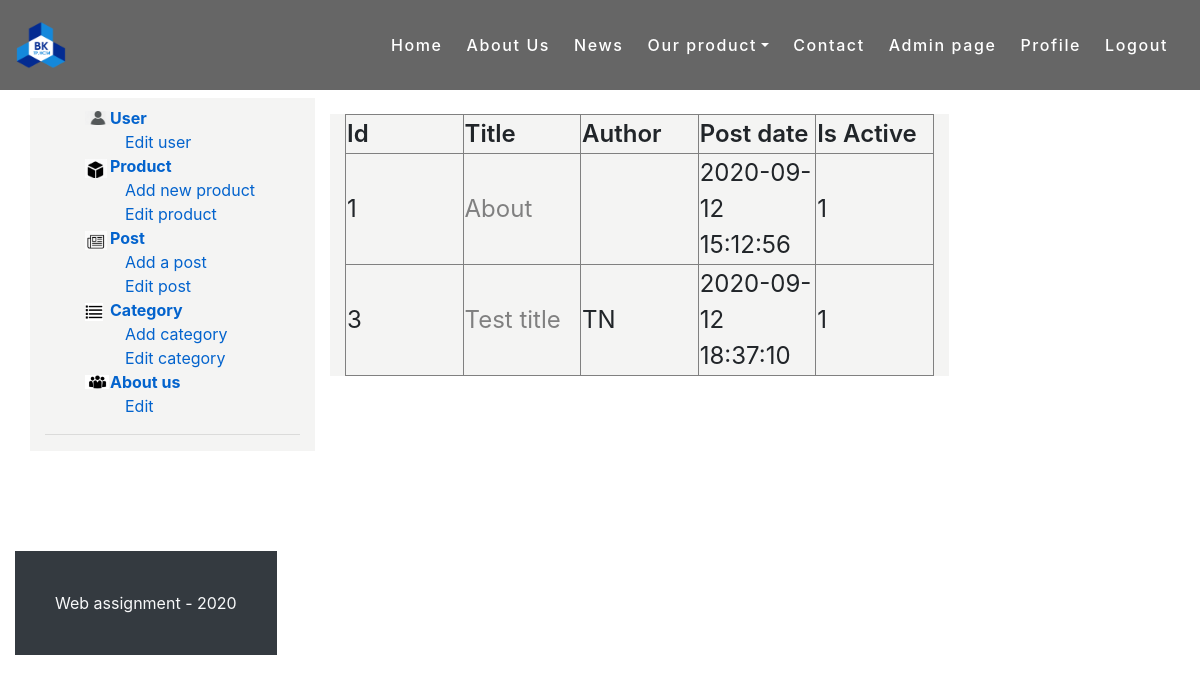
The page /admin/post.php (signed in) on the database as committed earlier.
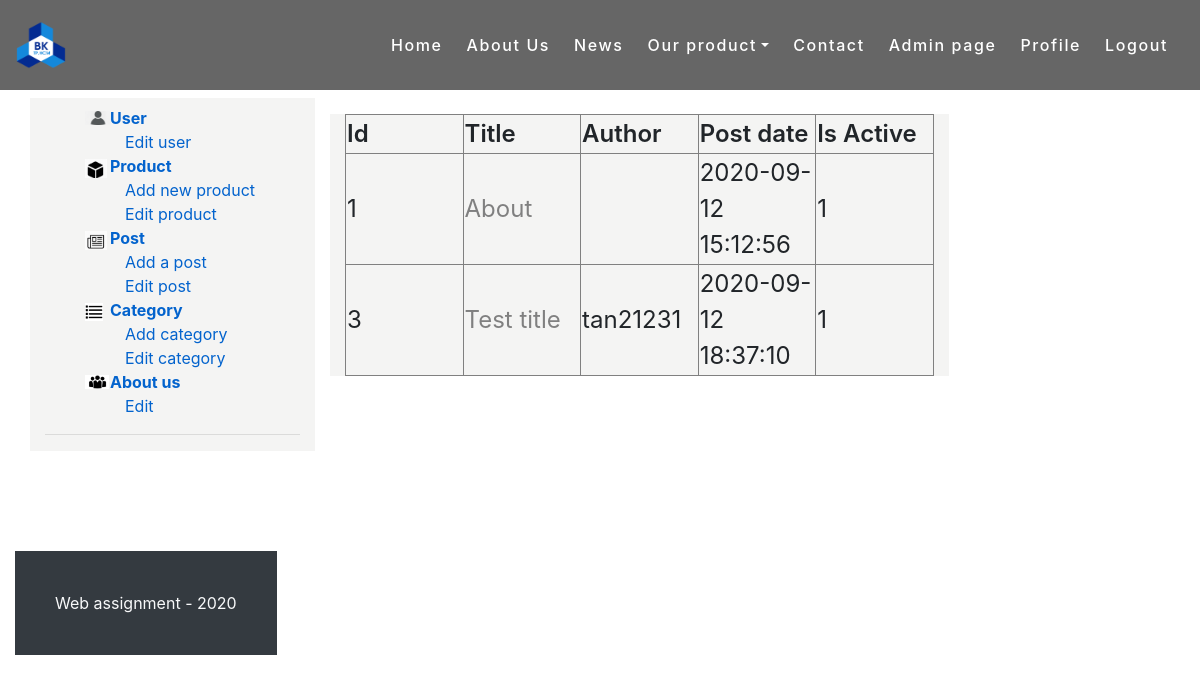
The same page on the database as committed later.
### tables this page shows
CREATE TABLE `post` (
  `id` int(11) NOT NULL,
  `title` varchar(500) NOT NULL,
  `content` text DEFAULT NULL,
  `author_id` int(11) DEFAULT NULL,
  `date` timestamp NULL DEFAULT current_timestamp(),
  `is_active` tinyint(1) DEFAULT 1,
  `image` varchar(250) DEFAULT NULL
);

CREATE TABLE `user` (
  `id` int(11) NOT NULL,
  `password` varchar(30) NOT NULL,
  `email` varchar(50) NOT NULL,
  `name` varchar(50) NOT NULL,
  `date_of_birth` date DEFAULT NULL,
  `avatar` varchar(100) DEFAULT NULL,
  `is_admin` tinyint(1) DEFAULT 0,
  `is_active` tinyint(1) DEFAULT 1
);

### model/Post.php (called while the page is built, shortened)
<?php
class Post
{
    public function __construct($object)
    {
        if (isset($object->id))
            $this->id = $object->id;
        if (isset($object->title))
            $this->title = $object->title;
        if (isset($object->name))
            $this->author = $object->name;
        if (isset($object->date))
            $this->date = $object->date;
        if (isset($object->is_active))
            $this->is_active = $object->is_active;
    }
    public static function getAll()
    {
        $query = "SELECT p.*, u.name FROM post p LEFT JOIN user u ON p.author_id = u.id";
        $result = runQuery($query);
        $response = [];
        while ($row = $result->fetch_object()) {
            array_push($response, new Post($row));
        }
        return $response;
    }
}

### util.php (called while the page is built, shortened)
<?php
$servername = "localhost";
$dBUsername = "root";
$dBPassword = "";
$dBName = "company";
$conn = mysqli_connect($servername, $dBUsername, $dBPassword, $dBName);
function runQuery($query, $param = null, $isSelect = true)
{
    global $conn;
    $stmt = $conn->prepare($query);
    if (!$stmt->execute()) {
        serverErrorResponse($conn->error);
    }
    if ($isSelect)
        return $stmt->get_result();
    else
        return $stmt->affected_rows;
}
?>

### view/admin_post_list_view.php (the view, shortened to what this page needs)
<?php
$post_list = Post::getAll();
include $_SERVER['DOCUMENT_ROOT'] . '/LayOut/header.php';
include_once "../LayOut/leftContentAccess.php";
?>
<div class="col-12 col-md-8 col-lg-9" style="background-color: #F4F4F3;">
    <div class="shop_post_area mt-2">
        <div class="row">
            <div class="col-lg-12">
                <div class="item owl-carousel owl-theme">
                    <table style="width: 100%;" border="1">
                        <tr>
                            <td style="width: 20%; font-weight: 600;">Id</td>
                            <td style="width: 20%; font-weight: 600;">Title</td>
                            <td style="width: 20%; font-weight: 600;">Author</td>
                            <td style="width: 20%; font-weight: 600;">Post date</td>
                            <td style="width: 20%; font-weight: 600;">Is Active</td>
                        </tr>
                        <?php foreach ($post_list as $post){
                            ?>
                            <tr>
                                <td><?php echo $post->id?></td>
                                <td><a href="post.php?id=<?php echo $post->id?>"><?php echo $post->title?></td>
                                <td><?php echo $post->author?></td>
                                <td><?php echo $post->date?></td>
                                <td><?php echo $post->is_active?></td>
                            </tr>
                            <?php
                        }?>
                    </table>
                </div>
            </div>
        </div>
    </div>
</div>
</div>
</div>
</div>
</div>
</div>
</div>
<?php
include $_SERVER['DOCUMENT_ROOT'] . '/LayOut/footer.php';
?>

Rows that differ between the two databases and show on the page:
changed through a linked row, post "Test title": author.name "TN" → "tan21231"
